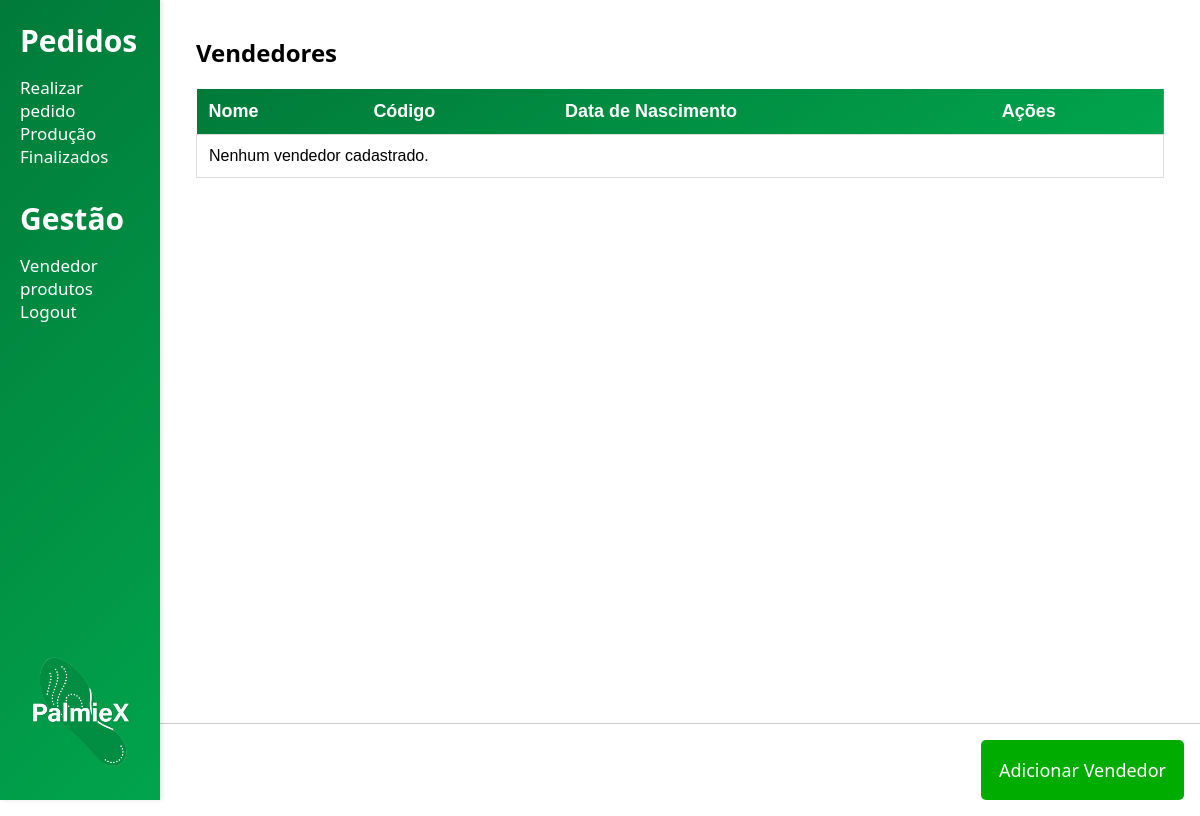
/vendedores/, run on an earlier commit of the app's database.
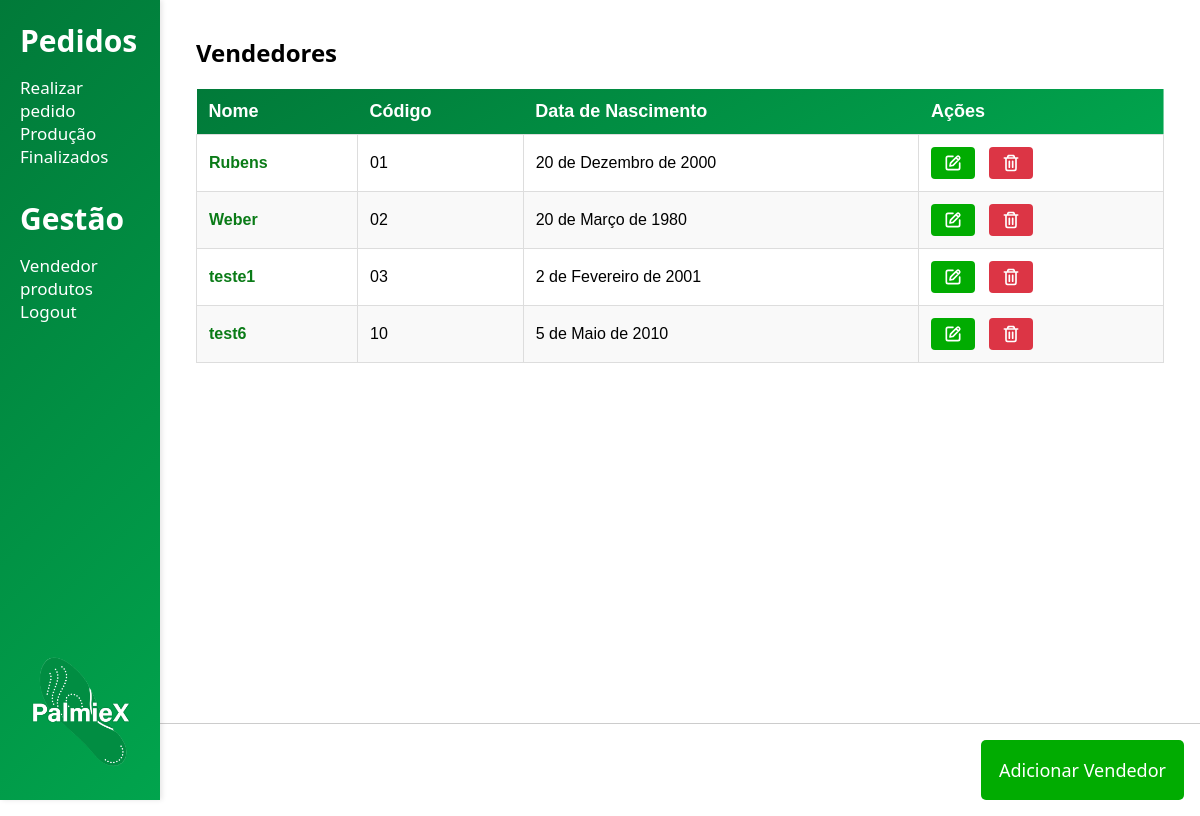
And on a later commit of the database.
### vendedor/models.py (models this page shows, shortened)
class Vendedor(models.Model):
    nome = models.CharField(max_length=100)
    data_nascimento = models.DateField()
    codigo = models.CharField(max_length=20, unique=True)

### vendedor/views.py (the view)
# urls.py: path('', views.lista_vendedores, name='lista_vendedores'),
def lista_vendedores(request):
    vendedores = Vendedor.objects.all().order_by('codigo')
    return render(request, 'vendedor/lista_vendedores.html', {'vendedores': vendedores})

### templates/vendedor/lista_vendedores.html (shortened to what this page needs)
{% extends 'base.html' %}
{% load static %}
{% block extra_css %}
<link rel="stylesheet" href="{% static 'css/vendedores/listar_vendedores.css' %}">
{% endblock extra_css %}
{% block content %}
    <h2>Vendedores</h2>
    <table class="vendedores-table">
        <thead>
            <tr class="cabecalho">
                <th>Nome</th>
                <th>Código</th>
                <th>Data de Nascimento</th>
                <th>Ações</th>
            </tr>
        </thead>
        <tbody>
            {% for vendedor in vendedores %}
                <tr>
                    <td class="nome_vendedor">{{ vendedor.nome }}</td>
                    <td>{{ vendedor.codigo }}</td>
                    <td>{{ vendedor.data_nascimento }}</td>
                    <td>
                        <div class="acoes">
                            <a href="{% url 'vendedor:editar_vendedor' vendedor.pk %}" class="btn btn-secondary">
                                <img class="edit" src="{% static 'img/edit.svg' %}" alt="Editar">
                            </a>
                            <form action="{% url 'vendedor:deletar_vendedor' vendedor.pk %}" method="post" style="display:inline;" onsubmit="return confirm('Tem certeza que deseja deletar este vendedor?');">
                                <button type="submit" class="btn btn-danger" title="Deletar">
                                    <img class="delete" src="{% static 'img/trash.svg' %}" alt="Deletar">
                                </button>
                            </form>
                        </div>
                    </td>
                </tr>
            {% empty %}
                <tr>
                    <td colspan="4">Nenhum vendedor cadastrado.</td>
                </tr>
            {% endfor %}
        </tbody>
    </table>
    <div class="botoesComando">
        <a href="{% url 'vendedor:criar_vendedor' %}" class="btn btn-primary adicionarVendedor">Adicionar Vendedor</a>
    </div>
{% endblock %}

### templates/base.html (shortened to what this page needs)
{% load static %}
<!DOCTYPE html>
<html lang="pt-br">
<head>
    <link rel="stylesheet" href="{% static 'css/base.css' %}">
    {% block extra_css %}{% endblock extra_css %}
</head>
<body>
    <div class="container">
        <nav class="menu">
            <div class="menu-content">
                <h4 class="titulo">Pedidos</h4>
                <div class="sub_menu">
                    <a href="{% url 'realiza_pedidos' %}" tabindex='-1'>Realizar pedido</a>
                    <a href="https://www.google.com" tabindex='-1'>Produção</a>
                    <a href="https://www.google.com" tabindex='-1'>Finalizados</a>
                </div>
                <h4 class="titulo gestao">Gestão</h4>
                <div class="sub_menu">
                    <a href="{% url 'vendedor:lista_vendedores' %}" tabindex='-1'>Vendedor</a>
                    <a href="{% url 'produtos:lista_produtos' %}" tabindex='-1'>produtos</a>
                    <a href="{% url 'logout' %}" tabindex='-1'>Logout</a>
                </div>
            </div>
            <img class="logo" src="{% static 'img/Logo_palmiex.png' %}" alt="Logo">
        </nav>
        <div class="test">
            {% block content %}{% endblock content %}
        </div>
    </div>
</body>
</html>

### static/css/base.css (style rules this page uses)
* { margin: 0; padding: 0; box-sizing: border-box; }
:root { --main_color: rgb(19, 93, 26); }
html, body { height: 100%; font-family: 'Segoe UI', Tahoma, Geneva, Verdana, sans-serif; }
.container { display: flex; }
.menu { position: fixed; top: 0; left: 0; width: 10em; height: 100vh; background: linear-gradient(135deg, #017A39, #01A44D); color: white; padding: 20px; display: flex; flex-direction: column; justify-content: space-between; box-shadow: 2px 0 5px rgba(0,0,0,0.1); z-index: 1000; }
.menu-content { display: flex; flex-direction: column; }
.gestao { margin-top: 1em; }
.titulo { font-size: 30px; margin-bottom: 0.5em; }
.sub_menu a { text-decoration: none; color: white; font-size: 17px; margin-bottom: 1em; }
.logo { width: 3em; align-self: center; margin-top: auto; }
.test { flex: 1; margin-left: 10em; padding: 20px; min-height: 100vh; }
.logo { width: 100px; }

### static/css/vendedores/listar_vendedores.css (style rules this page uses)
:root { --main_color: #0a7b17; --button_color: rgb(1, 172, 1); --button_hover_color: #006400; }
.container { margin: 1em; }
.vendedores-table { width: 100%; border-collapse: collapse; margin-top: 20px; font-family: Arial, sans-serif; }
thead { background: linear-gradient(150deg, #017A39, #01A44D); }
.vendedores-table th { color: white; padding: 12px; text-align: left; font-size: 18px; }
.vendedores-table td { border: 1px solid #ddd; padding: 12px; font-size: 16px; }
.vendedores-table tr:nth-child(even) { background-color: #f9f9f9; }
.nome_vendedor { color: var(--main_color); font-size: 15px; text-decoration: none; font-weight: bold; }
.acoes { display: flex; flex-direction: row; }
.btn { display: flex; align-items: center; justify-content: center; padding: 6px 12px; border: none; border-radius: 4px; cursor: pointer; text-decoration: none; font-size: 14px; }
.btn-secondary { background-color: var(--button_color); color: white; margin-right: 1em; }
.btn-danger { background-color: #dc3545; color: white; }
.btn-secondary img.edit, .btn-danger img.delete { width: 20px; height: 20px; object-fit: contain; margin: 0; filter: brightness(0) invert(1); }
.botoesComando { position: absolute; bottom: 0; left: 0; width: 100%; padding: 1em; display: flex; flex-direction: row; justify-content: flex-end; gap: 1em; box-sizing: border-box; z-index: 100; background-color: 28a745; border-top: 1px solid #ccc; }
.adicionarVendedor { font-size: 18px; background-color: rgb(1, 172, 1); color: white; padding: 1em; text-decoration: none; border: none; border-radius: 5px; cursor: pointer; transition: background-color 0.3s; }

What changed in the data, as far as the page shows it:
added Vendedor: nome "Rubens", codigo "01", data_nascimento "20 de Dezembro de 2000"
added Vendedor: nome "Weber", codigo "02", data_nascimento "20 de Março de 1980"
added Vendedor: nome "teste1", codigo "03", data_nascimento "2 de Fevereiro de 2001"
added Vendedor: nome "test6", codigo "10", data_nascimento "5 de Maio de 2010"
Also different on the page:
text no longer shown: "Nenhum vendedor cadastrado."
